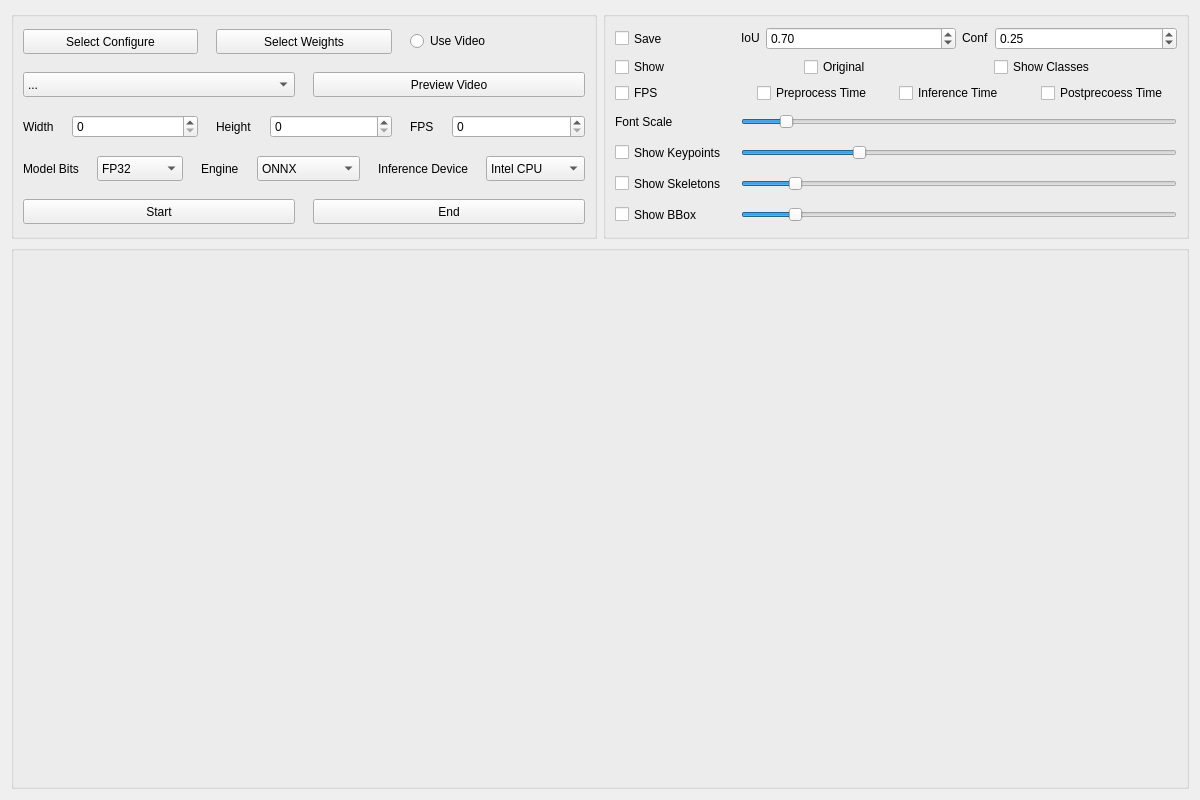
<?xml version="1.0" encoding="UTF-8"?>
<ui version="4.0">
 <class>Inferencer</class>
 <widget class="QWidget" name="Inferencer">
  <property name="geometry">
   <rect>
    <x>0</x>
    <y>0</y>
    <width>1200</width>
    <height>800</height>
   </rect>
  </property>
  <property name="sizePolicy">
   <sizepolicy hsizetype="Expanding" vsizetype="Expanding">
    <horstretch>0</horstretch>
    <verstretch>0</verstretch>
   </sizepolicy>
  </property>
  <property name="acceptDrops">
   <bool>false</bool>
  </property>
  <property name="windowTitle">
   <string>AnimalPoseInference</string>
  </property>
  <property name="windowIcon">
   <iconset>
    <normaloff>C:/Users/wux024/.designer/backup/media/logo.png</normaloff>C:/Users/wux024/.designer/backup/media/logo.png</iconset>
  </property>
  <layout class="QVBoxLayout" name="InferencerLayout">
   <item>
    <layout class="QHBoxLayout" name="ConfigureLayout">
     <item>
      <widget class="QGroupBox" name="BaseToolsGroup">
       <property name="sizePolicy">
        <sizepolicy hsizetype="Preferred" vsizetype="Preferred">
         <horstretch>0</horstretch>
         <verstretch>0</verstretch>
        </sizepolicy>
       </property>
       <property name="title">
        <string/>
       </property>
       <layout class="QVBoxLayout" name="BaseToolsGroupLayout">
        <item>
         <layout class="QVBoxLayout" name="BaseToolsLayout">
          <property name="spacing">
           <number>18</number>
          </property>
          <item>
           <layout class="QHBoxLayout" name="BaseConfigureLayout">
            <item>
             <widget class="QPushButton" name="SelectConfigure">
              <property name="sizePolicy">
               <sizepolicy hsizetype="Preferred" vsizetype="Fixed">
                <horstretch>0</horstretch>
                <verstretch>0</verstretch>
               </sizepolicy>
              </property>
              <property name="minimumSize">
               <size>
                <width>0</width>
                <height>25</height>
               </size>
              </property>
              <property name="maximumSize">
               <size>
                <width>16777215</width>
                <height>25</height>
               </size>
              </property>
              <property name="text">
               <string>Select Configure</string>
              </property>
             </widget>
            </item>
            <item>
             <widget class="QPushButton" name="SelectWeights">
              <property name="sizePolicy">
               <sizepolicy hsizetype="Preferred" vsizetype="Fixed">
                <horstretch>0</horstretch>
                <verstretch>0</verstretch>
               </sizepolicy>
              </property>
              <property name="minimumSize">
               <size>
                <width>0</width>
                <height>25</height>
               </size>
              </property>
              <property name="maximumSize">
               <size>
                <width>16777215</width>
                <height>25</height>
               </size>
              </property>
              <property name="text">
               <string>Select Weights</string>
              </property>
             </widget>
            </item>
            <item>
             <widget class="QRadioButton" name="CameraORVideos">
              <property name="sizePolicy">
               <sizepolicy hsizetype="Preferred" vsizetype="Fixed">
                <horstretch>0</horstretch>
                <verstretch>0</verstretch>
               </sizepolicy>
              </property>
              <property name="text">
               <string>Use Video</string>
              </property>
             </widget>
            </item>
           </layout>
          </item>
          <item>
           <layout class="QHBoxLayout" name="CameraVideosLayout">
            <item>
             <widget class="QComboBox" name="CameraVideosSelection">
              <property name="sizePolicy">
               <sizepolicy hsizetype="Preferred" vsizetype="Fixed">
                <horstretch>0</horstretch>
                <verstretch>0</verstretch>
               </sizepolicy>
              </property>
              <property name="minimumSize">
               <size>
                <width>0</width>
                <height>25</height>
               </size>
              </property>
              <property name="maximumSize">
               <size>
                <width>16777215</width>
                <height>25</height>
               </size>
              </property>
              <item>
               <property name="text">
                <string>...</string>
               </property>
              </item>
              <item>
               <property name="text">
                <string>Select video file...</string>
               </property>
              </item>
             </widget>
            </item>
            <item>
             <widget class="QPushButton" name="CheckCameraVideosConnect">
              <property name="sizePolicy">
               <sizepolicy hsizetype="Preferred" vsizetype="Fixed">
                <horstretch>0</horstretch>
                <verstretch>0</verstretch>
               </sizepolicy>
              </property>
              <property name="minimumSize">
               <size>
                <width>0</width>
                <height>25</height>
               </size>
              </property>
              <property name="maximumSize">
               <size>
                <width>16777215</width>
                <height>25</height>
               </size>
              </property>
              <property name="text">
               <string>Preview Video</string>
              </property>
             </widget>
            </item>
           </layout>
          </item>
          <item>
           <layout class="QHBoxLayout" name="CameraParametersLayout">
            <item>
             <layout class="QHBoxLayout" name="WidthLayout">
              <item>
               <widget class="QLabel" name="WidthLabel">
                <property name="text">
                 <string>Width</string>
                </property>
               </widget>
              </item>
              <item>
               <widget class="QSpinBox" name="WidthSetup">
                <property name="sizePolicy">
                 <sizepolicy hsizetype="Expanding" vsizetype="Fixed">
                  <horstretch>0</horstretch>
                  <verstretch>0</verstretch>
                 </sizepolicy>
                </property>
               </widget>
              </item>
             </layout>
            </item>
            <item>
             <layout class="QHBoxLayout" name="HeightLayout">
              <item>
               <widget class="QLabel" name="HeightLabel">
                <property name="text">
                 <string>Height</string>
                </property>
               </widget>
              </item>
              <item>
               <widget class="QSpinBox" name="HeightSetup">
                <property name="sizePolicy">
                 <sizepolicy hsizetype="Expanding" vsizetype="Fixed">
                  <horstretch>0</horstretch>
                  <verstretch>0</verstretch>
                 </sizepolicy>
                </property>
               </widget>
              </item>
             </layout>
            </item>
            <item>
             <layout class="QHBoxLayout" name="FPSLayout">
              <item>
               <widget class="QLabel" name="FPSLabel">
                <property name="text">
                 <string>FPS</string>
                </property>
               </widget>
              </item>
              <item>
               <widget class="QSpinBox" name="FPSSetup">
                <property name="sizePolicy">
                 <sizepolicy hsizetype="Expanding" vsizetype="Fixed">
                  <horstretch>0</horstretch>
                  <verstretch>0</verstretch>
                 </sizepolicy>
                </property>
               </widget>
              </item>
             </layout>
            </item>
           </layout>
          </item>
          <item>
           <layout class="QHBoxLayout" name="EngineDeviceLayout">
            <item>
             <layout class="QHBoxLayout" name="ModelBitsLayout">
              <item>
               <widget class="QLabel" name="ModelBitsLabel">
                <property name="text">
                 <string>Model Bits</string>
                </property>
               </widget>
              </item>
              <item>
               <widget class="QComboBox" name="ModelBits">
                <property name="sizePolicy">
                 <sizepolicy hsizetype="Expanding" vsizetype="Fixed">
                  <horstretch>0</horstretch>
                  <verstretch>0</verstretch>
                 </sizepolicy>
                </property>
                <property name="minimumSize">
                 <size>
                  <width>0</width>
                  <height>25</height>
                 </size>
                </property>
                <property name="maximumSize">
                 <size>
                  <width>16777215</width>
                  <height>25</height>
                 </size>
                </property>
                <item>
                 <property name="text">
                  <string>FP32</string>
                 </property>
                </item>
                <item>
                 <property name="text">
                  <string>FP16</string>
                 </property>
                </item>
                <item>
                 <property name="text">
                  <string>INT8</string>
                 </property>
                </item>
               </widget>
              </item>
             </layout>
            </item>
            <item>
             <layout class="QHBoxLayout" name="EngineLayout">
              <item>
               <widget class="QLabel" name="EngineLabel">
                <property name="text">
                 <string>Engine</string>
                </property>
               </widget>
              </item>
              <item>
               <widget class="QComboBox" name="EngineSelection">
                <property name="sizePolicy">
                 <sizepolicy hsizetype="Expanding" vsizetype="Fixed">
                  <horstretch>0</horstretch>
                  <verstretch>0</verstretch>
                 </sizepolicy>
                </property>
                <property name="minimumSize">
                 <size>
                  <width>0</width>
                  <height>25</height>
                 </size>
                </property>
                <property name="maximumSize">
                 <size>
                  <width>16777215</width>
                  <height>25</height>
                 </size>
                </property>
                <item>
                 <property name="text">
                  <string>ONNX</string>
                 </property>
                </item>
                <item>
                 <property name="text">
                  <string>OpenCV</string>
                 </property>
                </item>
                <item>
                 <property name="text">
                  <string>OpenVINO</string>
                 </property>
                </item>
                <item>
                 <property name="text">
                  <string>TensorRT</string>
                 </property>
                </item>
                <item>
                 <property name="text">
                  <string>CoreML</string>
                 </property>
                </item>
                <item>
                 <property name="text">
                  <string>CANN</string>
                 </property>
                </item>
               </widget>
              </item>
             </layout>
            </item>
            <item>
             <layout class="QHBoxLayout" name="DeviceLayout">
              <item>
               <widget class="QLabel" name="DeviceLabel">
                <property name="text">
                 <string>Inference Device</string>
                </property>
               </widget>
              </item>
              <item>
               <widget class="QComboBox" name="DeviceSelection">
                <property name="sizePolicy">
                 <sizepolicy hsizetype="Expanding" vsizetype="Fixed">
                  <horstretch>0</horstretch>
                  <verstretch>0</verstretch>
                 </sizepolicy>
                </property>
                <property name="minimumSize">
                 <size>
                  <width>0</width>
                  <height>25</height>
                 </size>
                </property>
                <property name="maximumSize">
                 <size>
                  <width>16777215</width>
                  <height>25</height>
                 </size>
                </property>
                <item>
                 <property name="text">
                  <string>Intel CPU</string>
                 </property>
                </item>
                <item>
                 <property name="text">
                  <string>Intel GPU</string>
                 </property>
                </item>
                <item>
                 <property name="text">
                  <string>Intel NPU</string>
                 </property>
                </item>
                <item>
                 <property name="text">
                  <string>NVIDIA GPU</string>
                 </property>
                </item>
                <item>
                 <property name="text">
                  <string>AMD CPU</string>
                 </property>
                </item>
                <item>
                 <property name="text">
                  <string>AMD GPU</string>
                 </property>
                </item>
                <item>
                 <property name="text">
                  <string>ARM CPU</string>
                 </property>
                </item>
                <item>
                 <property name="text">
                  <string>Ascend NPU</string>
                 </property>
                </item>
               </widget>
              </item>
             </layout>
            </item>
            <item>
             <layout class="QHBoxLayout" name="TrackerLayout"/>
            </item>
           </layout>
          </item>
          <item>
           <layout class="QHBoxLayout" name="StartEndLayout">
            <item>
             <widget class="QPushButton" name="Start">
              <property name="minimumSize">
               <size>
                <width>0</width>
                <height>25</height>
               </size>
              </property>
              <property name="maximumSize">
               <size>
                <width>16777215</width>
                <height>25</height>
               </size>
              </property>
              <property name="text">
               <string>Start</string>
              </property>
             </widget>
            </item>
            <item>
             <widget class="QPushButton" name="End">
              <property name="minimumSize">
               <size>
                <width>0</width>
                <height>25</height>
               </size>
              </property>
              <property name="maximumSize">
               <size>
                <width>16777215</width>
                <height>25</height>
               </size>
              </property>
              <property name="text">
               <string>End</string>
              </property>
             </widget>
            </item>
           </layout>
          </item>
         </layout>
        </item>
       </layout>
      </widget>
     </item>
     <item>
      <widget class="QGroupBox" name="ShowToolsGroup">
       <property name="sizePolicy">
        <sizepolicy hsizetype="Preferred" vsizetype="Preferred">
         <horstretch>0</horstretch>
         <verstretch>0</verstretch>
        </sizepolicy>
       </property>
       <property name="title">
        <string/>
       </property>
       <layout class="QVBoxLayout" name="ShowToolsGroupVLayout">
        <item>
         <layout class="QHBoxLayout" name="SaveIoUConfLayout">
          <item>
           <widget class="QCheckBox" name="Save">
            <property name="sizePolicy">
             <sizepolicy hsizetype="Fixed" vsizetype="Fixed">
              <horstretch>0</horstretch>
              <verstretch>0</verstretch>
             </sizepolicy>
            </property>
            <property name="minimumSize">
             <size>
              <width>120</width>
              <height>25</height>
             </size>
            </property>
            <property name="maximumSize">
             <size>
              <width>120</width>
              <height>25</height>
             </size>
            </property>
            <property name="text">
             <string>Save</string>
            </property>
           </widget>
          </item>
          <item>
           <layout class="QHBoxLayout" name="IoULayout">
            <item>
             <widget class="QLabel" name="IoULabel">
              <property name="sizePolicy">
               <sizepolicy hsizetype="Fixed" vsizetype="Fixed">
                <horstretch>0</horstretch>
                <verstretch>0</verstretch>
               </sizepolicy>
              </property>
              <property name="text">
               <string>IoU</string>
              </property>
             </widget>
            </item>
            <item>
             <widget class="QDoubleSpinBox" name="IoU">
              <property name="maximum">
               <double>1.000000000000000</double>
              </property>
              <property name="singleStep">
               <double>0.010000000000000</double>
              </property>
              <property name="value">
               <double>0.700000000000000</double>
              </property>
             </widget>
            </item>
           </layout>
          </item>
          <item>
           <layout class="QHBoxLayout" name="ConfLayout">
            <item>
             <widget class="QLabel" name="ConfLabel">
              <property name="sizePolicy">
               <sizepolicy hsizetype="Fixed" vsizetype="Fixed">
                <horstretch>0</horstretch>
                <verstretch>0</verstretch>
               </sizepolicy>
              </property>
              <property name="text">
               <string>Conf</string>
              </property>
             </widget>
            </item>
            <item>
             <widget class="QDoubleSpinBox" name="Conf">
              <property name="maximum">
               <double>1.000000000000000</double>
              </property>
              <property name="singleStep">
               <double>0.010000000000000</double>
              </property>
              <property name="value">
               <double>0.250000000000000</double>
              </property>
             </widget>
            </item>
           </layout>
          </item>
         </layout>
        </item>
        <item>
         <layout class="QHBoxLayout" name="MainShowLayout">
          <item>
           <widget class="QCheckBox" name="Show">
            <property name="sizePolicy">
             <sizepolicy hsizetype="Preferred" vsizetype="Fixed">
              <horstretch>0</horstretch>
              <verstretch>0</verstretch>
             </sizepolicy>
            </property>
            <property name="text">
             <string>Show</string>
            </property>
           </widget>
          </item>
          <item>
           <widget class="QCheckBox" name="Backgroud">
            <property name="enabled">
             <bool>true</bool>
            </property>
            <property name="sizePolicy">
             <sizepolicy hsizetype="Preferred" vsizetype="Fixed">
              <horstretch>0</horstretch>
              <verstretch>0</verstretch>
             </sizepolicy>
            </property>
            <property name="text">
             <string>Original</string>
            </property>
            <property name="tristate">
             <bool>true</bool>
            </property>
           </widget>
          </item>
          <item>
           <widget class="QCheckBox" name="ShowClasses">
            <property name="sizePolicy">
             <sizepolicy hsizetype="Preferred" vsizetype="Fixed">
              <horstretch>0</horstretch>
              <verstretch>0</verstretch>
             </sizepolicy>
            </property>
            <property name="text">
             <string>Show Classes</string>
            </property>
           </widget>
          </item>
         </layout>
        </item>
        <item>
         <layout class="QHBoxLayout" name="ShowInfoLayput">
          <item>
           <widget class="QCheckBox" name="FPSShow">
            <property name="sizePolicy">
             <sizepolicy hsizetype="Preferred" vsizetype="Fixed">
              <horstretch>0</horstretch>
              <verstretch>0</verstretch>
             </sizepolicy>
            </property>
            <property name="text">
             <string>FPS</string>
            </property>
           </widget>
          </item>
          <item>
           <widget class="QCheckBox" name="PreprocessTime">
            <property name="enabled">
             <bool>true</bool>
            </property>
            <property name="sizePolicy">
             <sizepolicy hsizetype="Preferred" vsizetype="Fixed">
              <horstretch>0</horstretch>
              <verstretch>0</verstretch>
             </sizepolicy>
            </property>
            <property name="text">
             <string>Preprocess Time</string>
            </property>
            <property name="tristate">
             <bool>true</bool>
            </property>
           </widget>
          </item>
          <item>
           <widget class="QCheckBox" name="InferenceTime">
            <property name="sizePolicy">
             <sizepolicy hsizetype="Preferred" vsizetype="Fixed">
              <horstretch>0</horstretch>
              <verstretch>0</verstretch>
             </sizepolicy>
            </property>
            <property name="text">
             <string>Inference Time</string>
            </property>
           </widget>
          </item>
          <item>
           <widget class="QCheckBox" name="PostprocessTime">
            <property name="sizePolicy">
             <sizepolicy hsizetype="Preferred" vsizetype="Fixed">
              <horstretch>0</horstretch>
              <verstretch>0</verstretch>
             </sizepolicy>
            </property>
            <property name="text">
             <string>Postprecoess Time</string>
            </property>
           </widget>
          </item>
         </layout>
        </item>
        <item>
         <layout class="QHBoxLayout" name="FontScaleLayout">
          <item>
           <widget class="QLabel" name="FontScaleLabel">
            <property name="sizePolicy">
             <sizepolicy hsizetype="Fixed" vsizetype="Fixed">
              <horstretch>0</horstretch>
              <verstretch>0</verstretch>
             </sizepolicy>
            </property>
            <property name="minimumSize">
             <size>
              <width>120</width>
              <height>25</height>
             </size>
            </property>
            <property name="maximumSize">
             <size>
              <width>120</width>
              <height>25</height>
             </size>
            </property>
            <property name="text">
             <string>Font Scale</string>
            </property>
           </widget>
          </item>
          <item>
           <widget class="QSlider" name="FontScale">
            <property name="minimum">
             <number>1</number>
            </property>
            <property name="maximum">
             <number>100</number>
            </property>
            <property name="pageStep">
             <number>1</number>
            </property>
            <property name="value">
             <number>10</number>
            </property>
            <property name="orientation">
             <enum>Qt::Orientation::Horizontal</enum>
            </property>
           </widget>
          </item>
         </layout>
        </item>
        <item>
         <layout class="QHBoxLayout" name="ShowKeypointsLayout">
          <item>
           <widget class="QCheckBox" name="ShowKeypoints">
            <property name="sizePolicy">
             <sizepolicy hsizetype="Fixed" vsizetype="Fixed">
              <horstretch>0</horstretch>
              <verstretch>0</verstretch>
             </sizepolicy>
            </property>
            <property name="minimumSize">
             <size>
              <width>120</width>
              <height>25</height>
             </size>
            </property>
            <property name="maximumSize">
             <size>
              <width>120</width>
              <height>25</height>
             </size>
            </property>
            <property name="text">
             <string>Show Keypoints</string>
            </property>
           </widget>
          </item>
          <item>
           <widget class="QSlider" name="ShowKeypointsRadius">
            <property name="minimum">
             <number>1</number>
            </property>
            <property name="maximum">
             <number>20</number>
            </property>
            <property name="pageStep">
             <number>2</number>
            </property>
            <property name="sliderPosition">
             <number>6</number>
            </property>
            <property name="orientation">
             <enum>Qt::Orientation::Horizontal</enum>
            </property>
            <property name="invertedAppearance">
             <bool>false</bool>
            </property>
            <property name="invertedControls">
             <bool>false</bool>
            </property>
            <property name="tickPosition">
             <enum>QSlider::TickPosition::NoTicks</enum>
            </property>
           </widget>
          </item>
         </layout>
        </item>
        <item>
         <layout class="QHBoxLayout" name="ShowSkeletonsLayout">
          <item>
           <widget class="QCheckBox" name="ShowSkeletons">
            <property name="sizePolicy">
             <sizepolicy hsizetype="Fixed" vsizetype="Fixed">
              <horstretch>0</horstretch>
              <verstretch>0</verstretch>
             </sizepolicy>
            </property>
            <property name="minimumSize">
             <size>
              <width>120</width>
              <height>25</height>
             </size>
            </property>
            <property name="maximumSize">
             <size>
              <width>120</width>
              <height>25</height>
             </size>
            </property>
            <property name="text">
             <string>Show Skeletons</string>
            </property>
           </widget>
          </item>
          <item>
           <widget class="QSlider" name="ShowSkeletonsLineWidth">
            <property name="minimum">
             <number>1</number>
            </property>
            <property name="maximum">
             <number>10</number>
            </property>
            <property name="pageStep">
             <number>1</number>
            </property>
            <property name="value">
             <number>2</number>
            </property>
            <property name="orientation">
             <enum>Qt::Orientation::Horizontal</enum>
            </property>
           </widget>
          </item>
         </layout>
        </item>
        <item>
         <layout class="QHBoxLayout" name="ShowBBoxLayout">
          <item>
           <widget class="QCheckBox" name="ShowBBox">
            <property name="sizePolicy">
             <sizepolicy hsizetype="Fixed" vsizetype="Fixed">
              <horstretch>0</horstretch>
              <verstretch>0</verstretch>
             </sizepolicy>
            </property>
            <property name="minimumSize">
             <size>
              <width>120</width>
              <height>25</height>
             </size>
            </property>
            <property name="maximumSize">
             <size>
              <width>120</width>
              <height>25</height>
             </size>
            </property>
            <property name="text">
             <string>Show BBox</string>
            </property>
           </widget>
          </item>
          <item>
           <widget class="QSlider" name="ShowBBoxWidth">
            <property name="minimum">
             <number>1</number>
            </property>
            <property name="maximum">
             <number>10</number>
            </property>
            <property name="pageStep">
             <number>1</number>
            </property>
            <property name="value">
             <number>2</number>
            </property>
            <property name="orientation">
             <enum>Qt::Orientation::Horizontal</enum>
            </property>
           </widget>
          </item>
         </layout>
        </item>
       </layout>
      </widget>
     </item>
    </layout>
   </item>
   <item>
    <widget class="QGroupBox" name="DisplayGroup">
     <property name="sizePolicy">
      <sizepolicy hsizetype="Expanding" vsizetype="Expanding">
       <horstretch>0</horstretch>
       <verstretch>0</verstretch>
      </sizepolicy>
     </property>
     <property name="title">
      <string/>
     </property>
     <property name="alignment">
      <set>Qt::AlignmentFlag::AlignCenter</set>
     </property>
     <layout class="QHBoxLayout" name="DisplayGroupHLayout">
      <property name="spacing">
       <number>0</number>
      </property>
      <property name="leftMargin">
       <number>5</number>
      </property>
      <property name="topMargin">
       <number>5</number>
      </property>
      <property name="rightMargin">
       <number>5</number>
      </property>
      <property name="bottomMargin">
       <number>5</number>
      </property>
      <item>
       <widget class="QLabel" name="Display">
        <property name="sizePolicy">
         <sizepolicy hsizetype="Expanding" vsizetype="Expanding">
          <horstretch>0</horstretch>
          <verstretch>0</verstretch>
         </sizepolicy>
        </property>
        <property name="minimumSize">
         <size>
          <width>100</width>
          <height>100</height>
         </size>
        </property>
        <property name="toolTipDuration">
         <number>0</number>
        </property>
        <property name="text">
         <string/>
        </property>
        <property name="scaledContents">
         <bool>false</bool>
        </property>
        <property name="alignment">
         <set>Qt::AlignmentFlag::AlignCenter</set>
        </property>
       </widget>
      </item>
     </layout>
    </widget>
   </item>
  </layout>
 </widget>
 <resources/>
 <connections/>
</ui>
